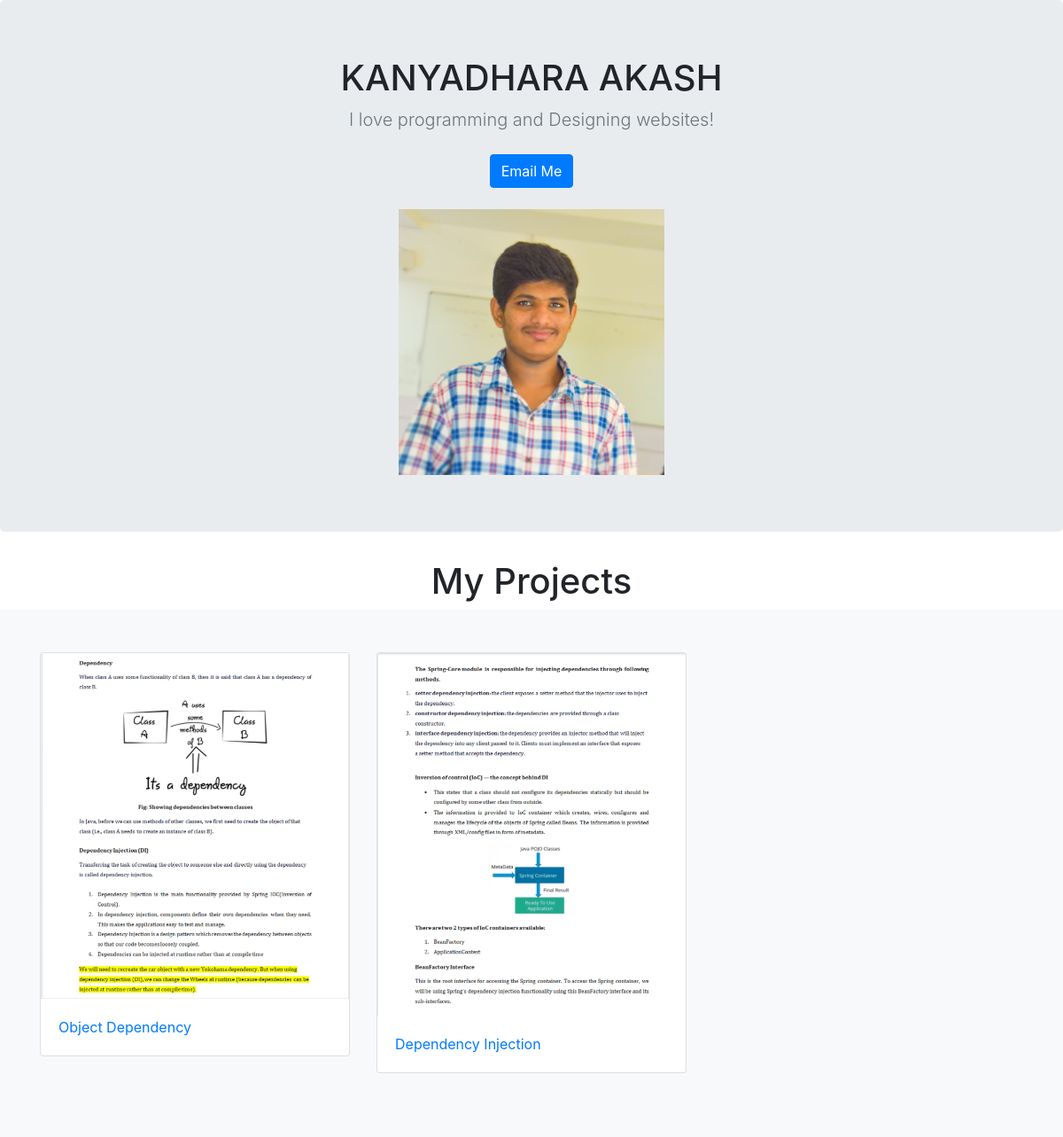
Before: / with the older database file.
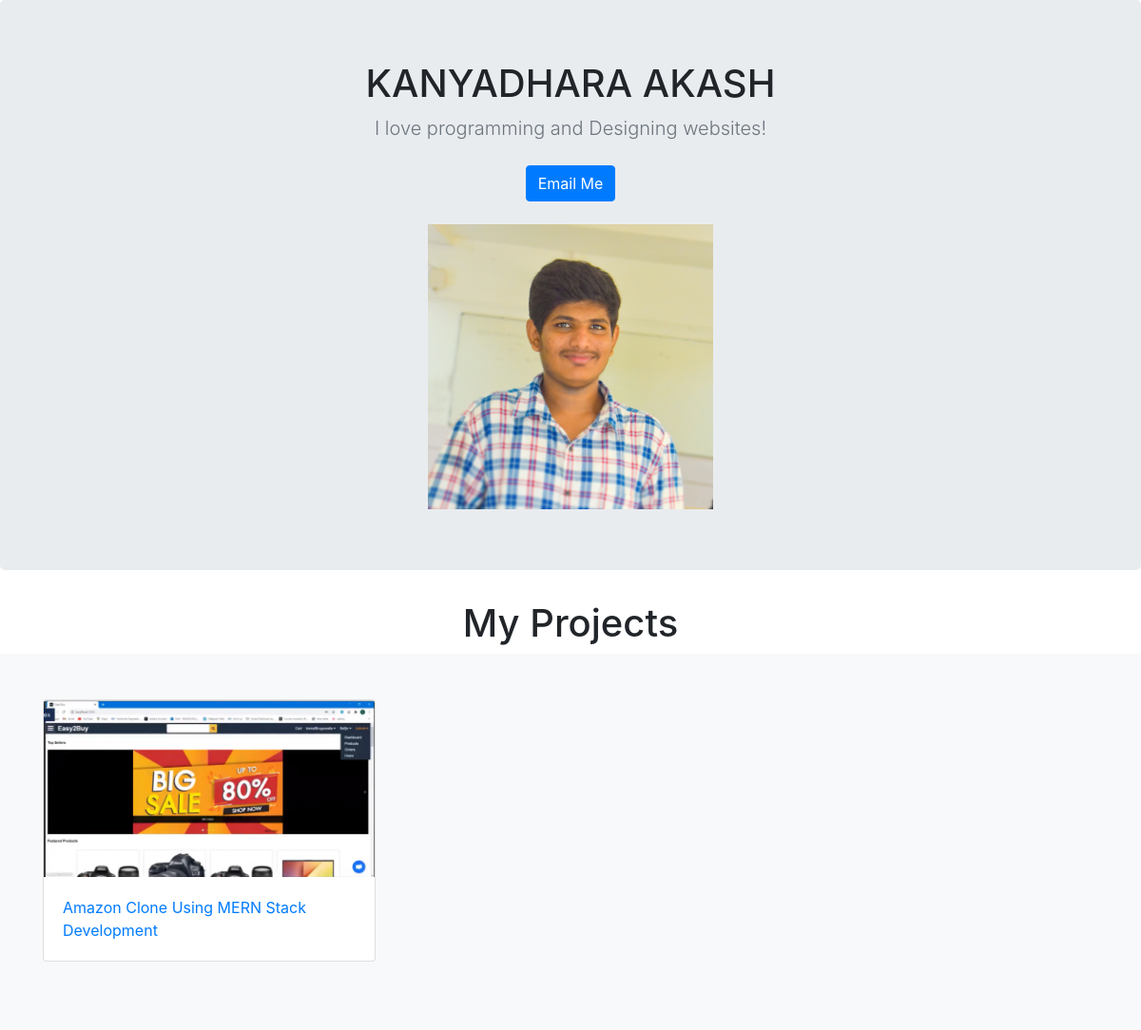
After: the same page with the newer database file.
### jobs/models.py (models this page shows, shortened)
class Job(models.Model):
    image = models.ImageField(upload_to='images/')
    summary = models.CharField(max_length=200)

### jobs/views.py (the view)
# urls.py: 2. Add a URL to urlpatterns:  path('', views.home, name='home')
def home(request):
    jobs = Job.objects
    return render(request, 'jobs/home.html',{'jobs':jobs})

### jobs/templates/jobs/home.html (shortened to what this page needs)
<!doctype html>
<html lang="en">
{% load static %}
  <head>
    <link rel="stylesheet" href="{% static 'css/bootstrap.min.css' %}">
  </head>
  <body>
    <main role="main">
      <section class="jumbotron text-center">
        <div class="container">
          <h1 class="jumbotron-heading">KANYADHARA AKASH</h1>
          <p class="lead text-muted">I love programming and Designing websites!</p>
          <p>
            <a href="mailto:kanyadharaakash@gmail.com" class="btn btn-primary my-2">Email Me</a>
          </p>
          <img src="{% static '1.jpg' %}" height="300" />
        </div>
      </section>
      <h1 style="text-align:center;">My Projects</h1>
      <div class="album py-5 bg-light">
        <div class="container">
          <div class="row">
            {% for job in jobs.all %}
            <div class="col-md-4">
              <a href="{% url 'detail' job.id %}">
              <div class="card mb-4 box-shadow">
                <img class="card-img-top" src="{{ job.image.url }}">
                <div class="card-body">
                  <p class="card-text">{{ job.summary }}</p>
                </div>
              </div>
              </a>
            </div>
            {% endfor %}
          </div>
        </div>
      </div>
    </main>
  </body>
</html>

Changed rows visible on the page:
removed Job: image (picture), summary "Object Dependency"
removed Job: image (picture), summary "Dependency Injection"
added Job: image (picture), summary "Amazon Clone Using MERN Stack Development"
